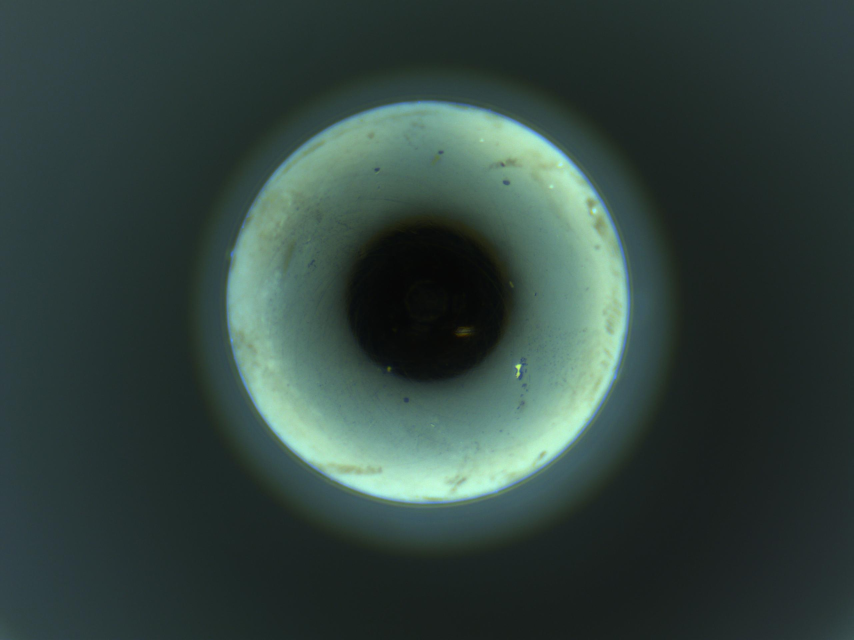
#> input picture data-images/others/industry.jpg, 2560 x 1920 px, found by its file name (shown at 1/3 size)
$ jupyter execute --allow-errors transform-img-plane_inter-circle.ipynb   (shell and % lines are left out)   (older library calls are emulated)
#> lines starting #> are read from the running program, lines starting #| are printed output that depends on the picture
# Segment industry images

[cell 1]
import os, sys, glob, time
import numpy as np
from PIL import Image
import matplotlib.pyplot as plt
from skimage import draw
from scipy import interpolate

### loading image

[cell 2]
path_image = os.path.abspath(os.path.join('data-images', 'other', 'industry.jpg'))
img = Image.open(path_image)
#> img is the input picture: PIL image 2560x1920 RGB; mean R, G, B 50.2, 67.9, 62.9
img = img.resize((int(img.width * 0.5), int(img.height * 0.5)), Image.ANTIALIAS)
#> img: PIL image 1280x960 RGB
img = np.array(img)
print ('image dimension: %s' % repr(img.shape))
#| image dimension: (960, 1280, 3)

## Transfer image from Cartesian to Radial

### Setting the centre and mask between circles

[cell 3]
centre = (460, 640)

mask = np.zeros(img.shape[:2], dtype=bool)
#> (the rest of this cell did not finish here and is left out)

[cell 4]
plt.imshow(img), plt.contour(mask, cmap=plt.cm.Reds)
#> mask: shape (960, 1280) bool; every value is 0
plt.plot(centre[1], centre[0], 'ro')
_= plt.xlim([0, img.shape[1]]), plt.ylim([img.shape[0], 0])
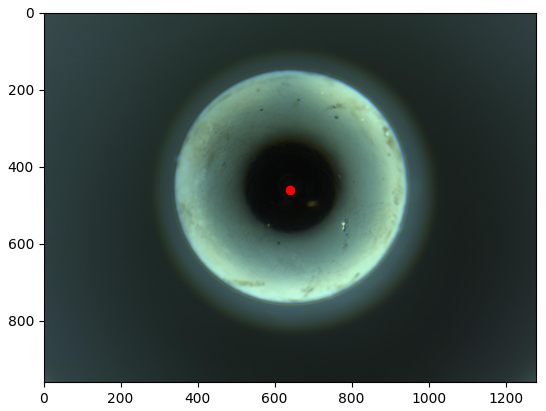
#> figure drawn by matplotlib, 1 panel

### Compute new coordinate system

[cell 5]
grid_x, grid_y = np.mgrid[0:img.shape[0], 0:img.shape[1]]
grid_x -= centre[0]
grid_y -= centre[1]
dist = np.sqrt(grid_x ** 2 + grid_y ** 2)
angle = np.rad2deg(np.arctan2(grid_x, grid_y)) + 180
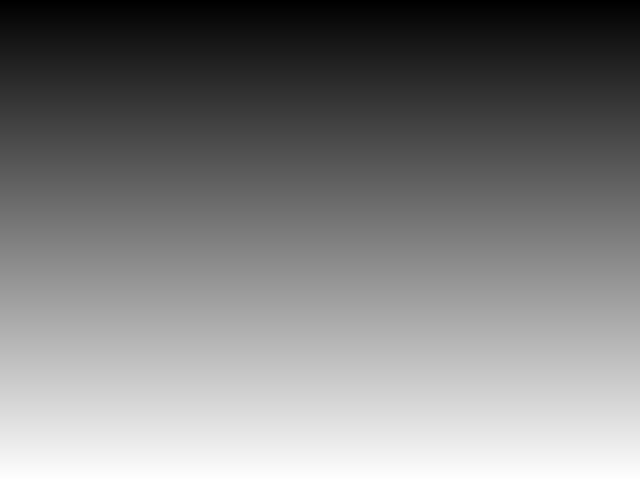
#> grid_x: shape (960, 1280) int64 (shown at 1/2 size); min -460, max 499, mean 19.5; drawn with min black and max white

_= plt.subplot(1, 2, 1), plt.imshow(dist), plt.colorbar()
_= plt.subplot(1, 2, 2), plt.imshow(angle), plt.colorbar()
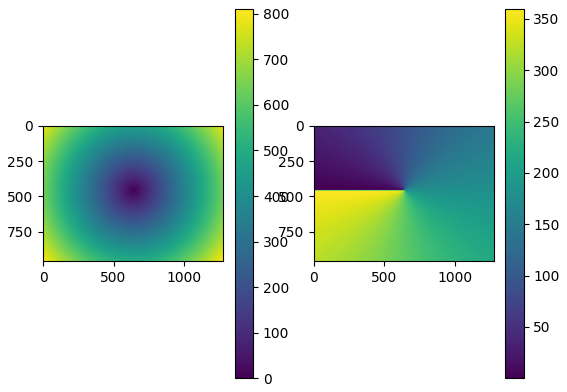
#> figure drawn by matplotlib, 4 panels

### Interpolate new coordinates

[cell 6]
points = np.array([dist[mask].ravel(), angle[mask].ravel()]).T
#> points = empty array
print ('points shape: %s' % repr(points.shape))
#| points shape: (0, 2)
#> (the rest of this cell did not finish here and is left out)
